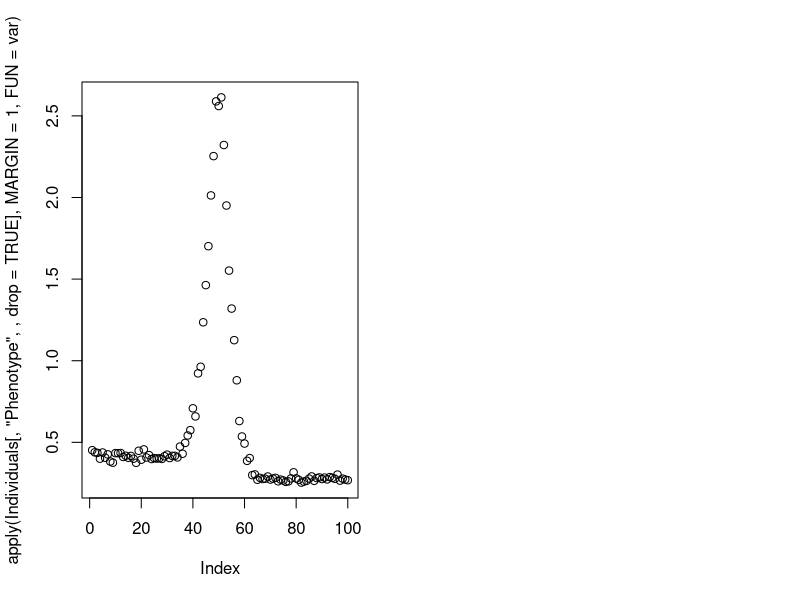

Write the R code that produced this figure. (Note: this script raises an error after producing the figure.)
rm(list=ls())                  # Remove all objects from memory
#profvis({

################## Function Winter Survival ##################
WINTER_SURVIVAL <- function(X, Bs = -.5, As = 4.5) #X is phenotype
{
  Survival 					     <- As+Bs*X		# Survival
  print(Survival)
  return(Survival>0)
}

################## Function Relative Fitness ##################
#keep relative fitness (size based fecundity)
REL_FITNESS <- function(X, Bf = 3, As = 5, Af = 2) # Function to calculate new mean value with vector and survival and fecundity values
{
  #random sample for survival
  Fecundity 					   <- Af+Bf*X 	# Fecundity
  Fecundity[Fecundity<0] <- 0					# Check on sign
  X.Fitness  				     <- Fecundity # Fitness
  mu.fit							 <- mean(X.Fitness)
  #browser()
  return(X.Fitness/mu.fit)
}	# End of relative fitness function

################## Function Growth ##################
GROWTH <- function(X, Ag = 5, Bg = -0.5)
{
  X <- Ag+Bg*X
  #possibly add to phenotype
}

################## Function Simulation ##################
# N is number of individuals per generations
# MaxYear is number of years
# h2 is heritability
# Vp
# mu
# P is the mutation rate and should be between .01 and .2
SIMULATION <- function(N = 100, MaxYear = 1000, h2 = 0.5, Vp = 1, mu = 10, P = 0.1)
{
  
  ################## Function Mutation ##################
  MUTATION <- function(X, Iyear = 1)
  {
    # Apply mutation by randomly selecting N.mutations
    #write function to pull random number to add - use  for now rnorm() std=.05
    # We used reflected gamma distribution from Keightley and Hill (1987), shape paramter specified by them
    # rate value gives mutational variance of .0001*Ve
    # choosing number of mutations - pois distribution with mean of .1 haploid genome; if assume 1000 loci, pois mean .005, they have about 5*`0^(-6) mutation rate per locus
    # if choose between .005 and .1`assumes we have between 1000 and 20000 loci 
    Individuals[X,"Mutation",Iyear] <<- Individuals[X,"Mutation",Iyear] + sample(c(-1,1), 1) *rgamma(1, shape = 0.5, rate = 10)
    #rnorm(1, mean = 0, sd = 0.05)
  } # End function
  
  ################# Main program #################
  set.seed(100)                  # Initialize random number generator
  Va			<- Vp*h2               # Calculate Additive genetic variance
  Ve			<- Vp-Va               # Calculate Environmental variance
  ROUNDING <- 1e-8    #to make sample work
  
  #set up array
  Individuals <- array(0,dim = c(N,9,MaxYear)) #All individuals saved in matrix
  colnames(Individuals) <- c("ID", "Phenotype", "Genetic", "Environment", "Sex", "Fitness", "Mutation", "Growth", "Alive")
  Individuals[,"ID",1] <- c(1:(N)) #add unique IDs
  Individuals[,"Sex",1] <- sample(c(0,1), N, replace = T) #set all sexes
  
  ###### First iteration - setting up first parents ######
  # Generate Genetic and environmental values using normal distribution
  Individuals[,"Genetic",1] 	  	<- rnorm(N, mean=mu, sd=sqrt(Va))   # Genetic values
  Individuals[,"Environment",1] 	  	<- rnorm(N, mean=0,  sd=sqrt(Ve))   # Environmental values 
  Individuals[,"Phenotype",1] 	  	<- Individuals[,"Genetic",1] + Individuals[,"Environment",1]  # Phenotypic values
  
  Individuals[,"Alive",1] <- WINTER_SURVIVAL(Individuals[,"Phenotype",1]) 
  # Fitness calculation
  Individuals[Individuals[,"Sex",1] == FALSE,"Fitness",1] <- REL_FITNESS(Individuals[Individuals[,"Sex",1] == FALSE,"Phenotype",1]) 
  Individuals[Individuals[,"Sex",1] == TRUE,"Fitness",1] <- REL_FITNESS(Individuals[Individuals[,"Sex",1] == TRUE,"Phenotype",1])
  
  # Mutation values
  # Mean number of mutations in population
  lambda         <- P*N
  # Number of mutations using a Poisson distribution
  # scale parameter .01 and .2 gives us the mean mutations per diploid genome assuming between 1000 and 20000 loci per site mutation rate 5*10^(-6)
  # Bersabe and caballero et al. (2016)
  N.mutations    <- rpois(1,lambda)
  rows <- sample(1:N, N.mutations)
  # Apply function MUTATION to generate mutant loci
  sapply(rows, MUTATION) #sapply() for list of individuals to get mutational values 
  
  #copy to next array before adding mutation
  num_alive = nrow(Individuals[Individuals[,"Alive",1] == TRUE,,1])
  Individuals[1:num_alive,,2] <- Individuals[Individuals[,"Alive",1] == TRUE,,1]
  
  #adds mutation to genetic value
  #Individuals[,"Genetic",1] <- Individuals[,"Genetic",1] + Individuals[,"Mutation",1] # do this after you copy over so gametes don't affect parent

  ###### Rest of generations from parent values ######
  for (Iyear in 2:MaxYear)          # Iterate over generations
  {
    
    num_alive = nrow(Individuals[Individuals[,"Alive",Iyear-1] == TRUE,,Iyear-1])
    if (num_alive == 0) {
      print("All died")
      return(Individuals[,,Iyear-1])
    }
    # all live 
    else if (num_alive == N) {
      #copy over alive from past generation
      Individuals[1:num_alive,,Iyear] <- Individuals[Individuals[,"Alive",Iyear-1] == TRUE,,Iyear-1]
      
      # Environmental values
      Individuals[,"Environment",Iyear] <- rnorm(N, mean=0,  sd=sqrt(Ve))
      
      # Phenotypic values
      Individuals[,"Phenotype",Iyear] <- Individuals[,"Genetic",Iyear] + Individuals[,"Environment",Iyear] + Individuals[,"Growth",Iyear]
      
      # Growth
      Individuals[,"Growth", Iyear] <- Individuals[,"Growth", Iyear] + GROWTH(Individuals[,"Phenotype",Iyear]) #growth on genetic value and adds to old growth value
      Individuals[,"Phenotype",Iyear] <- Individuals[,"Phenotype",Iyear] + Individuals[,"Growth", Iyear]
      
      # Winter Survival
      Individuals[,"Alive",Iyear] <- WINTER_SURVIVAL(Individuals[,"Phenotype",Iyear]) 
      
      # Fitness calculation
      Individuals[which(Individuals[,"Sex",Iyear] == FALSE & Individuals[,"Alive",Iyear] == TRUE),"Fitness",Iyear] <- REL_FITNESS(Individuals[which(Individuals[,"Sex",Iyear] == FALSE & Individuals[,"Alive",Iyear] == TRUE),"Phenotype",Iyear])
      Individuals[which(Individuals[,"Sex",Iyear] == TRUE & Individuals[,"Alive",Iyear] == TRUE),"Fitness",Iyear] <- REL_FITNESS(Individuals[which(Individuals[,"Sex",Iyear] == TRUE & Individuals[,"Alive",Iyear] == TRUE),"Phenotype",Iyear])
      
    }
    else {
    #copy over alive from past generation
    Individuals[1:num_alive,,Iyear] <- Individuals[Individuals[,"Alive",Iyear-1] == TRUE,,Iyear-1]
    #rbind(Individuals[Individuals[,"Alive",Iyear-1] == TRUE,,Iyear-1], matrix(0, nrow = N-num_alive, ncol = 9))
   
    if(Iyear==2) {
      #browser()
    }
    next_num = N*(Iyear-1)+1
    Individuals[(num_alive+1):N,"ID",Iyear] <- c(next_num:(next_num+(N-(num_alive+1)))) #add unique IDs
    
    #Genotypic value
    print(Iyear)
    
    Iyear_moms = Individuals[which(Individuals[,"Sex",Iyear-1] == TRUE & Individuals[,"Alive",Iyear-1] == TRUE),"Genetic",Iyear-1] + Individuals[which(Individuals[,"Sex",Iyear-1] == TRUE & Individuals[,"Alive",Iyear-1] == TRUE),"Mutation",Iyear-1]
    Iyear_dads = Individuals[which(Individuals[,"Sex",Iyear-1] == FALSE & Individuals[,"Alive",Iyear-1] == TRUE),"Genetic",Iyear-1] + Individuals[which(Individuals[,"Sex",Iyear-1] == FALSE & Individuals[,"Alive",Iyear-1] == TRUE),"Mutation",Iyear-1]
    # offspring value is average of parents plus random deviation; average of parents+0.5*mutation+random deviation
    # add setp to put in mutation so that parents aren't affected by gametes
    #pick parents based on fitness, and grab row index from that year (use sample.int function to sample individuals row in previous year) for parents, mother index vector, father index vector
    Individuals[(num_alive+1):N,"Genetic",Iyear] <- (sample(Iyear_moms, N-num_alive, replace = TRUE, Individuals[which(Individuals[,"Sex",Iyear-1] == TRUE & Individuals[,"Alive",Iyear-1] == TRUE),"Fitness",Iyear-1]+ROUNDING) 
                              + sample(Iyear_dads, N-num_alive, replace = TRUE, Individuals[which(Individuals[,"Sex",Iyear-1] == FALSE & Individuals[,"Alive",Iyear-1] == TRUE),"Fitness",Iyear-1]+ROUNDING))/2 + rnorm(N-num_alive,0,sqrt(Va/2))
    #do mutation here for offspring
    # Mutation values
    # Mean number of mutations in population
    lambda         <- 2*P*(N-num_alive) #mutations for offspring
    # Number of mutations using a Poisson distribution
    N.mutations    <- rpois(1,lambda)
    rows <- sample(N, N.mutations) #instead of N do N-num_alive from parental arrays, offspring getting the mutation
    # Apply function MUTATION to generate mutant loci
    sapply(rows, MUTATION, Iyear = Iyear) #sapply() for list of individuals to get mutational values
    
    # Sex of Offspring
    Individuals[(num_alive+1):N,"Sex",Iyear] <- sample(c(0,1), N-num_alive, replace = T) #set all sexes
    
    # Environmental values
    Individuals[,"Environment",Iyear] <- rnorm(N, mean=0,  sd=sqrt(Ve))
    
    # Phenotypic values
    Individuals[,"Phenotype",Iyear] <- Individuals[,"Genetic",Iyear] + Individuals[,"Environment",Iyear] + Individuals[,"Growth",Iyear]
    
    # Growth
    Individuals[,"Growth", Iyear] <- Individuals[,"Growth", Iyear] + GROWTH(Individuals[,"Phenotype",Iyear]) #growth on genetic value and adds to old growth value
    Individuals[,"Phenotype",Iyear] <- Individuals[,"Phenotype",Iyear] + Individuals[,"Growth", Iyear]
    
    # Winter Survival
    Individuals[,"Alive",Iyear] <- WINTER_SURVIVAL(Individuals[,"Phenotype",Iyear]) 
    
    #browser()
    # Fitness calculation
    Individuals[which(Individuals[,"Sex",Iyear] == FALSE & Individuals[,"Alive",Iyear] == TRUE),"Fitness",Iyear] <- REL_FITNESS(Individuals[which(Individuals[,"Sex",Iyear] == FALSE & Individuals[,"Alive",Iyear] == TRUE),"Phenotype",Iyear])
    Individuals[which(Individuals[,"Sex",Iyear] == TRUE & Individuals[,"Alive",Iyear] == TRUE),"Fitness",Iyear] <- REL_FITNESS(Individuals[which(Individuals[,"Sex",Iyear] == TRUE & Individuals[,"Alive",Iyear] == TRUE),"Phenotype",Iyear])
}
  } # End of Iyear loop2
#})
  
  values <-t(apply(Individuals, MARGIN = c(2,3), FUN = mean))
  #plot(values[,1])
  par(mfrow=c(1,2))
  plot(apply(Individuals[,"Phenotype",,drop = TRUE], MARGIN = 1, FUN = var))
  plot(apply(Individuals[,"Genotype",,drop = TRUE], MARGIN = 1, FUN = var))
  #return(mean(Individuals[,"Phenotype",Iyear]))
  print(Individuals[,,Iyear])
}

#opt <- optim(par = c(.05,3), OPTIM_SIM)

(Individuals <- SIMULATION())

